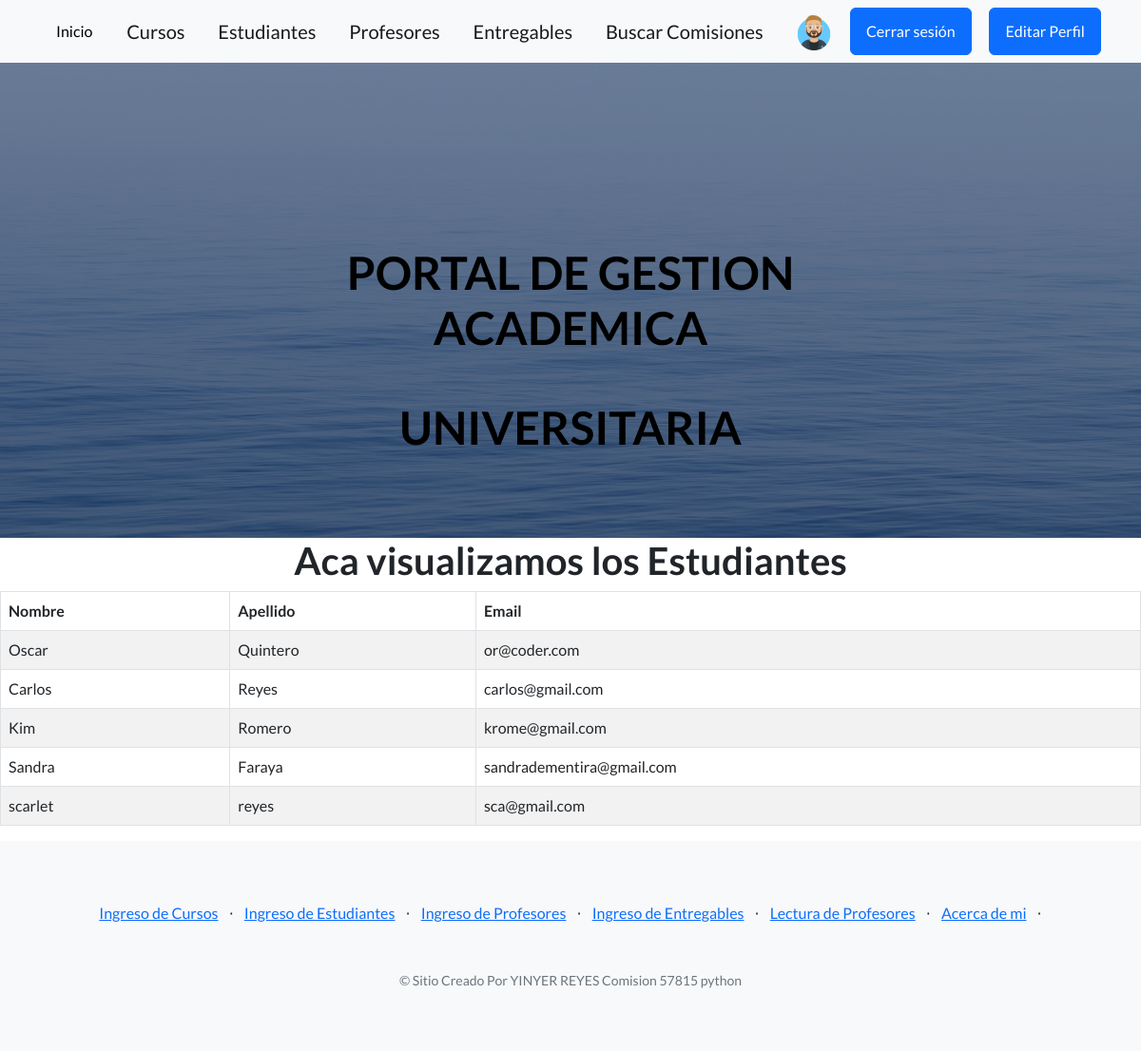
The page /appcoder/vista_estudiantes/ (signed in) on the database its author committed.
### usuarios/models.py (models this page shows, shortened)
class Avatar(models.Model):
    user = models.OneToOneField(User, on_delete=models.CASCADE,null=True, blank= True)
    imagen = models.ImageField(upload_to='avatares', null=True, blank= True)

### appcoder/models.py (models this page shows, shortened)
class Estudiante(models.Model):
    nombre = models.CharField(max_length=40)
    apellido = models.CharField(max_length=40)
    email = models.EmailField()

### appcoder/views.py (the view)
# urls.py: path("vista_estudiantes/", views.estudiantes, name="estudiantes"),
@login_required
def estudiantes(request):
    estudiantes = Estudiante.objects.all()
    return render(request, "appcoder/estudiantes.html", {"estudiantes":estudiantes})

### appcoder/templates/appcoder/estudiantes.html (shortened to what this page needs)
{% extends "appcoder/base.html"%}
{% block contenidoQueCambia %}
<head>
</head>
<body>
    <h1>Aca visualizamos los Estudiantes </h1>
</body>
</html>
<div class="table-responsive">
    <table class="table table-striped table-bordered">
        <thead class="thead-dark">
            <tr>
                <th>Nombre</th>
                <th>Apellido</th>
                <th>Email</th>
            </tr>
        </thead>
        <tbody>
            {% for estudiante in estudiantes %}
            <tr>
                <td>{{ estudiante.nombre }}</td>
                <td>{{ estudiante.apellido }}</td>
                <td>{{ estudiante.email }}</td>
            </tr>
            {% endfor %}
        </tbody>
    </table>
</div>
{% endblock  %}

### appcoder/templates/appcoder/base.html (shortened to what this page needs)
{%load static %}
<!DOCTYPE html>
<html lang="en">
    <head>
        <link href="https://cdn.jsdelivr.net/npm/bootstrap-icons@1.5.0/font/bootstrap-icons.css" rel="stylesheet" type="text/css" />
        <link href="{% static 'appcoder/css/styles.css' %}" rel="stylesheet" />
    </head>
    <body>
        <nav class="navbar navbar-light bg-light static-top">
            <div class="container">
                <a class="btn btn-light" href="{% url 'inicio' %}">Inicio</a>
                <a class="navbar-brand" href="{% url 'cursos' %}">Cursos</a>
                <a class="navbar-brand" href="{% url 'estudiantes' %}">Estudiantes</a>
                <a class="navbar-brand" href="{% url 'profesores' %}">Profesores</a>
                <a class="navbar-brand" href="{% url 'entregables' %}">Entregables</a>
                <a class="navbar-brand" href="{% url 'Buscarcomision' %}">Buscar Comisiones</a>
                <img src="{{request.user.avatar.imagen.url}}" alt="" height="40px">
                    {% if request.user.is_authenticated %}
                        <a class="btn btn-primary" href="{% url 'logout' %}">Cerrar sesión</a>
                        <a class="btn btn-primary" href="{% url 'EditarPerfil' %}">Editar Perfil</a>
                    {%else%}
                        <a class="btn btn-primary" href="{% url 'Login' %}">Login</a>
                        <a class="btn btn-primary" href="{% url 'Register' %}">Registro</a>
                    {% endif %}
            </div>
        </nav>
    <header class="masthead">
        <div class="container position-relative">
            <div class="row justify-content-center">
                <div class="col-xl-6">
                    <div class="text-center text-black">
                        <h1 class="mb-5">PORTAL DE GESTION ACADEMICA</h1>
                        <h1 class="mb-5">UNIVERSITARIA</h1>
                    </div>
                </div>
            </div>
        </div>
    </header>
        {% block contenidoQueCambia %}
        {% endblock  %}
        <footer class="footer bg-light">
            <div class="container">
                <div class="row">
                    <div class="col-lg-12 h-100 text-center text-lg-start my-auto">
                        <ul class="list-inline mb-2">
                            {% if request.user.is_authenticated %}
                                {%if request.user.is_superuser %}
                            <div class="text-center">
                            <li class="list-inline-item"><a href="{% url 'formulariocurso' %}">Ingreso de Cursos</a></li>
                            <li class="list-inline-item">⋅</li>
                            <li class="list-inline-item"><a href="{% url 'formularioestudiantes' %}">Ingreso de Estudiantes</a></li>
                            <li class="list-inline-item">⋅</li>
                            <li class="list-inline-item"><a href="{% url 'formularioprofesores' %}"> Ingreso de Profesores</a></li>
                            <li class="list-inline-item">⋅</li>
                            <li class="list-inline-item"><a href="{% url 'formularioentregables' %}">Ingreso de Entregables</a></li>
                            <li class="list-inline-item">⋅</li>
                            <li class="list-inline-item"><a href="{% url 'LeerProfesores' %}">Lectura de Profesores</a></li>
                            <li class="list-inline-item">⋅</li>
                            <li class="list-inline-item"><a href="{% url 'About' %}">Acerca de mi</a></li>
                            <li class="list-inline-item">⋅</li>
                            </div>
                                {% endif %}
                            {% endif %}
                        </ul>
                        <div class="text-center">
                            {% if request.user.is_authenticated %}
                            <p class="text-muted small mb-4 mb-lg-0 mt-5">&copy; Sitio Creado Por YINYER REYES Comision 57815 python</p>
                            {% endif %}
                        </div>
                    </div>
                </div>
            </div>
        </footer>
    </body>
</html>

### appcoder/templates/appcoder/estudiantes.html (style rules this page uses)
h1 { text-align: center; }

### rows shown on the page
Estudiante: nombre "Oscar", apellido "Quintero", email "or@coder.com"
Estudiante: nombre "Carlos", apellido "Reyes", email "carlos@gmail.com"
Estudiante: nombre "Kim", apellido "Romero", email "krome@gmail.com"
Estudiante: nombre "Sandra", apellido "Faraya", email "sandradementira@gmail.com"
Estudiante: nombre "scarlet", apellido "reyes", email "sca@gmail.com"
